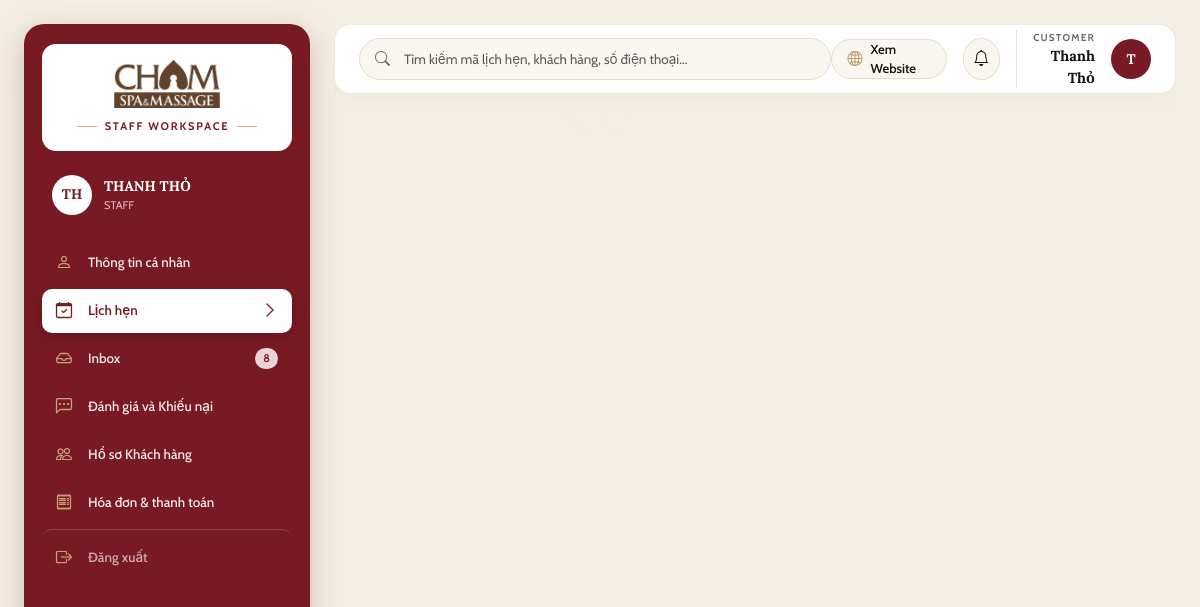
The app's page /dashboard/staff/ (signed in) with its own data.
### core/models.py (models this page shows, shortened)
class User(AbstractUser):
    name = models.CharField(max_length=255, verbose_name="Họ và tên")
    email = models.EmailField(max_length=255, unique=True, verbose_name="Địa chỉ Email")
    phone = models.CharField(max_length=20, unique=True, verbose_name="Số điện thoại (Unique)")
    is_active = models.BooleanField(default=True, verbose_name="Trạng thái tài khoản (True=Hoạt động, False=Đã khóa)")
    updated_at = models.DateTimeField(auto_now=True, verbose_name="Thời điểm cập nhật gần nhất")
    class Meta:
        db_table = "chamspa_user"
        verbose_name = "Người dùng"
        verbose_name_plural = "MOD-05: 1. Người dùng (Users)"

### dashboard/views.py (the view)
# urls.py: path('staff/', views.staff_dashboard, name='staff'),
@login_required
def staff_dashboard(request):
    return render(request, 'layouts/staff_layout.html')

### templates/layouts/staff_layout.html (shortened to what this page needs)
{% extends "base.html" %}
{% block layout %}
<div class="champa-watermark-wrapper min-vh-100 py-3 py-md-4">
    <div class="champa-workspace-inner container-fluid px-3 px-md-4">
        <div class="d-flex gap-4">
            <div class="d-none d-lg-block flex-shrink-0">
                {% include "components/sidebar_staff.html" %}
            </div>
            <div class="flex-grow-1 overflow-hidden">
                {% block staff_topbar %}
                {% include "components/topbar_workspace.html" %}
                {% endblock %}
            </div>
        </div>
    </div>
</div>
{% endblock %}

### templates/components/sidebar_staff.html (shortened to what this page needs)
{% load static %}
<aside class="staff-sidebar">
    <div class="staff-brand-panel">
        <a href="{% url 'dashboard:staff' %}">
            <img src="{% static 'images/chamspa-logo.png' %}" alt="Cham Spa Logo">
        </a>
        <div>
            <span class="workspace-badge-label">STAFF WORKSPACE</span>
        </div>
    </div>
    <div class="staff-identity-card">
        <div class="staff-avatar">{{ user.name|default:user.username|default:"Staff"|slice:":2"|upper }}</div>
        <div>
            <div class="staff-name">{{ user.name|default:user.username|default:"STAFF"|upper }}</div>
            <div class="staff-shift-label">STAFF</div>
        </div>
    </div>
    <nav class="d-flex flex-column gap-1">
        <a href="{% url 'accounts:profile' %}"
            class="staff-nav-item {% if request.resolver_match.url_name == 'profile' %}active{% endif %}"
            data-nav-target="Thông tin cá nhân">
            <div class="d-flex align-items-center gap-3">
                <i class="bi bi-person fs-6"></i>
                <span>Thông tin cá nhân</span>
            </div>
        </a>
        <a href="{% url 'dashboard:staff' %}" class="staff-nav-item" data-nav-target="Lịch hẹn">
            <div class="d-flex align-items-center gap-3">
                <i class="bi bi-calendar-check fs-6"></i>
                <span>Lịch hẹn</span>
            </div>
            <i class="bi bi-chevron-right sidebar-chevron"></i>
        </a>
        <a href="{% url 'dashboard:staff' %}?tab=inbox" class="staff-nav-item" data-nav-target="Inbox">
            <div class="d-flex align-items-center gap-3">
                <i class="bi bi-inbox fs-6"></i>
                <span>Inbox</span>
            </div>
            <div class="d-flex align-items-center gap-2">
                <span class="staff-unread-badge">8</span>
            </div>
        </a>
        <a href="{% url 'dashboard:staff' %}?tab=feedbacks" class="staff-nav-item"
            data-nav-target="Đánh giá và Khiếu nại">
            <div class="d-flex align-items-center gap-3">
                <i class="bi bi-chat-left-dots fs-6"></i>
                <span>Đánh giá và Khiếu nại</span>
            </div>
        </a>
        <a href="{% url 'dashboard:staff' %}?tab=customers" class="staff-nav-item" data-nav-target="Hồ sơ Khách hàng">
            <div class="d-flex align-items-center gap-3">
                <i class="bi bi-people fs-6"></i>
                <span>Hồ sơ Khách hàng</span>
            </div>
        </a>
        <a href="{% url 'dashboard:staff' %}?tab=payments" class="staff-nav-item"
            data-nav-target="Hóa đơn & thanh toán">
            <div class="d-flex align-items-center gap-3">
                <i class="bi bi-receipt fs-6"></i>
                <span>Hóa đơn & thanh toán</span>
            </div>
        </a>
        <a href="{% url 'accounts:logout' %}" class="staff-nav-item staff-logout-item">
            <div class="d-flex align-items-center gap-3">
                <i class="bi bi-box-arrow-right fs-6"></i>
                <span>Đăng xuất</span>
            </div>
        </a>
    </nav>
</aside>

### templates/components/topbar_workspace.html (shortened to what this page needs)
{% load static %}
<header class="workspace-topbar">
    <div class="workspace-search-box">
        <input type="text" class="form-control" placeholder="Tìm kiếm mã lịch hẹn, khách hàng, số điện thoại...">
    </div>
    <div class="d-flex align-items-center gap-3">
        <a href="{% url 'home' %}" class="btn-workspace-view-web text-decoration-none" title="Xem giao diện Website khách hàng">
            <i class="bi bi-globe2"></i>
            <span>Xem Website</span>
        </a>
        <button class="workspace-bell-btn" type="button" title="Thông báo hệ thống" aria-label="Thông báo">
            <i class="bi bi-bell"></i>
        </button>
        <div class="profile-dropdown-container">
            <div class="d-flex align-items-center gap-3 ps-3 border-start" style="cursor: pointer;" title="Tài khoản cá nhân & Phân quyền">
                <div class="text-end d-none d-sm-block">
                    <div style="font-size: 10px; font-weight: 700; letter-spacing: 1.2px; color: var(--cham-muted); text-transform: uppercase;">
                        {% if user.is_superuser %}ADMIN{% elif user.is_staff %}STAFF{% else %}CUSTOMER{% endif %}
                    </div>
                    <div style="font-family: var(--font-serif); font-size: 14.5px; font-weight: 700; color: var(--cham-dark);">
                        {{ user.name|default:user.username|default:"Tài khoản" }}
                    </div>
                </div>
                <div class="admin-avatar" style="width: 40px; height: 40px; font-size: 14px;">
                    {{ user.name|default:user.username|default:"U"|make_list|first|upper }}
                </div>
            </div>
        </div>
    </div>
</header>

### records on screen
User: name "TH", name "THANH THỎ", name "Thanh Thỏ", name|make_list "T"
